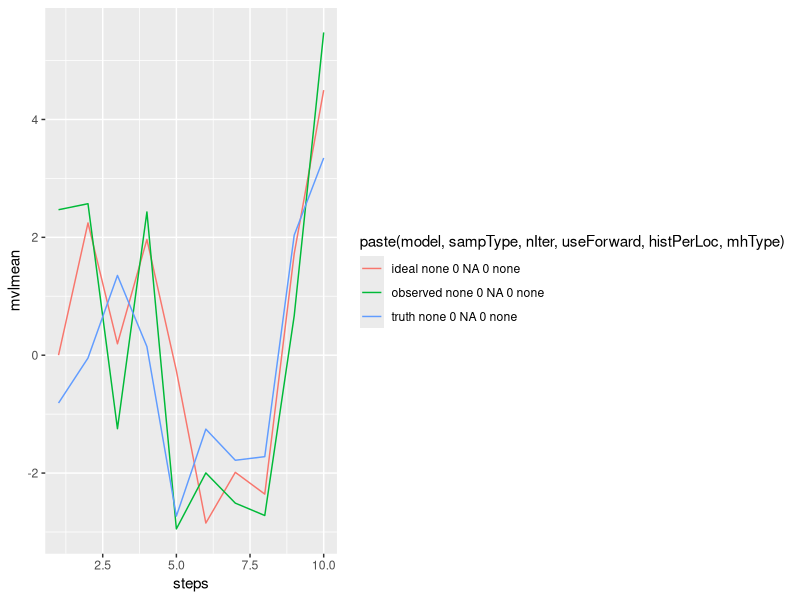
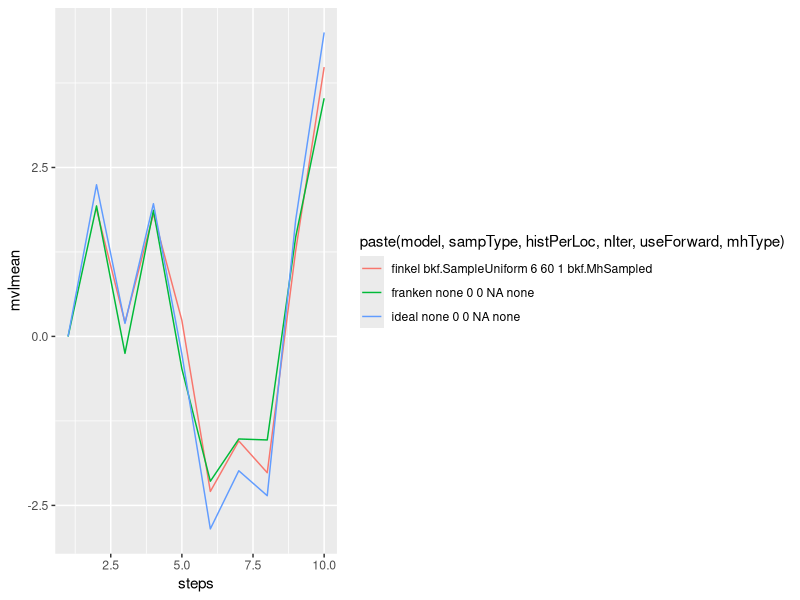
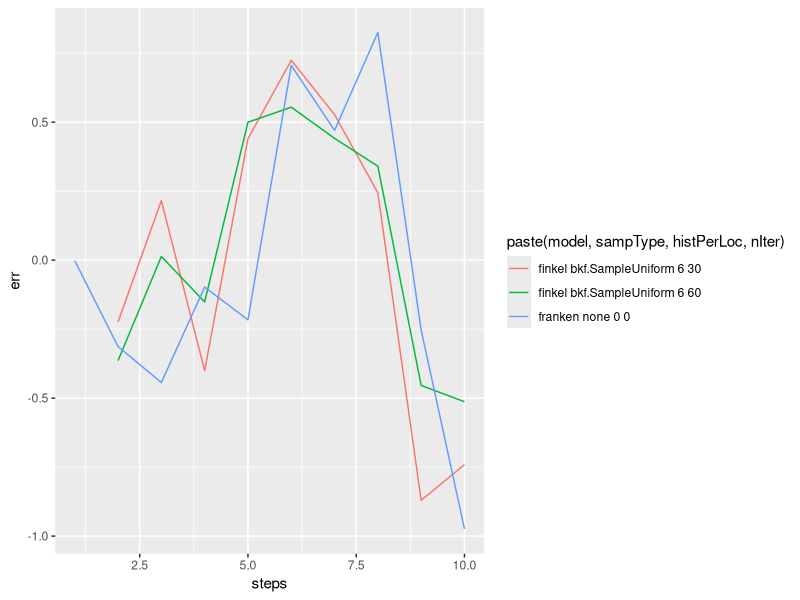
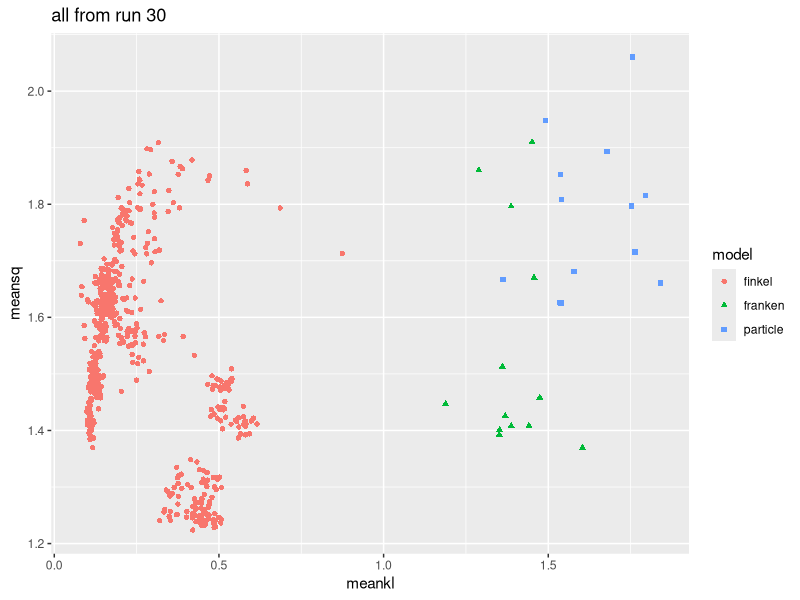
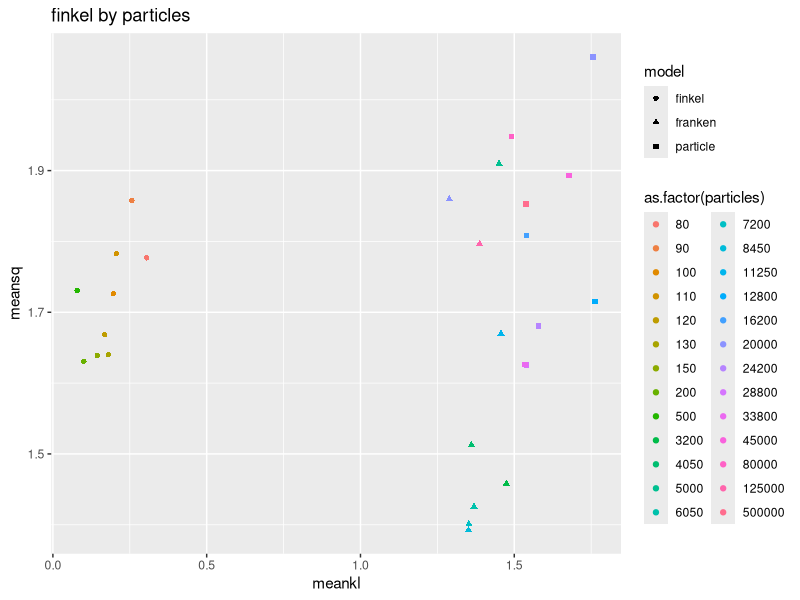
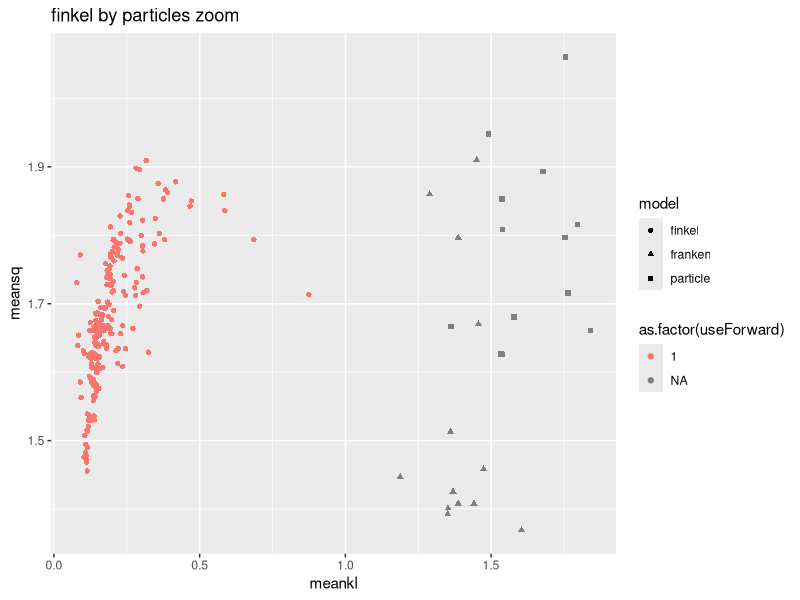
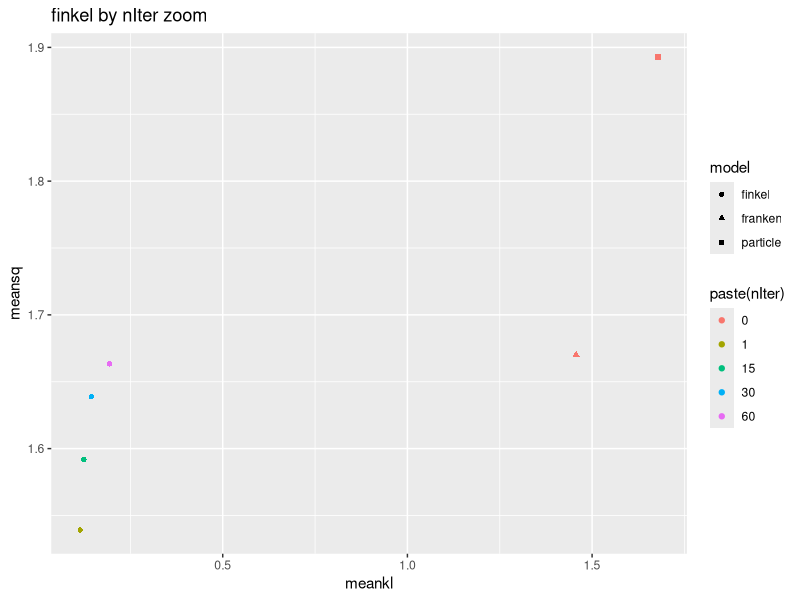
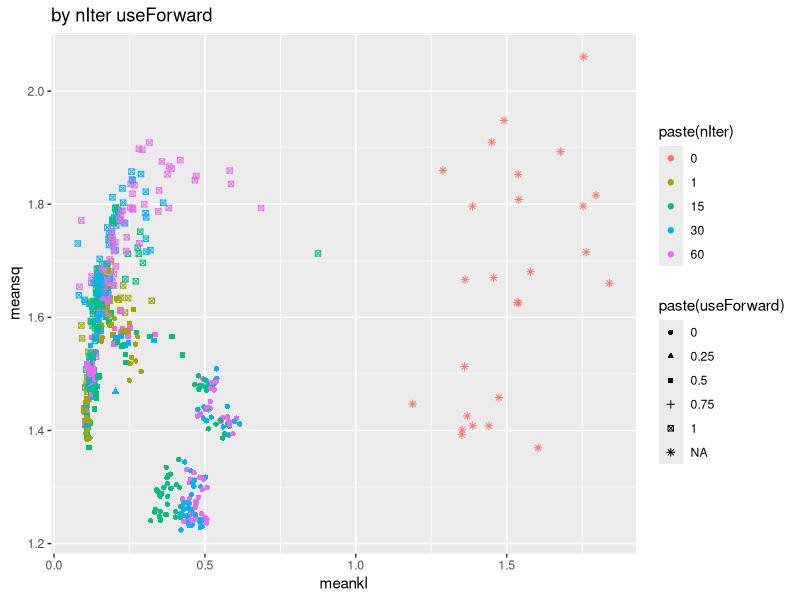

Generate these figures, in order, with R: (Note: this script raises an error after producing the figures.)
library(ggplot2)
library(data.table)

pd = position_dodge(20)

runs = fread("newtest6.csv")
runs = fread("newtest1.csv")
runs = rbind(runs,fread("newtest2.csv"))
runs = rbind(runs,fread("newtest3.csv"))
runs = rbind(runs,fread("newtest4.csv"))
runs = rbind(runs,fread("newtest5.csv"))
runs = rbind(runs,fread("newtest6.csv"))
runs[,i:=.I]
starts = runs[model=="truth"&steps==1,i]
worldnum = Vectorize(function(i) {sum(i>=starts)})
runs[,worldid:=worldnum(i)]



runs[model != "finkel",nIter:=0]
unique(runs[,worldid])
# tracks over time of everything
wid = 15
ggplot(runs[worldid==wid&model %in% c("ideal", "observed", "truth"),],aes(y=mvlmean,x=steps,color=paste(model,sampType,nIter,useForward,histPerLoc,mhType))) + geom_line() 

# tracks over time of all 3 algorithms
ggplot(runs[worldid==wid&model %in% c("ideal", "finkel", "franken")&nIter!=30,],aes(y=mvlmean,x=steps,color=paste(model,sampType,histPerLoc,nIter,useForward,mhType))) + geom_line() 

# calculate differences
#getidealmean = Vectorize(function(astep,wid) {runs[worldid==wid&model=="ideal"&steps==astep,mvlmean]})
runs[,idealmean:=mvlmean[match(T,(model=="ideal"))],by=list(worldid,steps)]
runs[,err:=mvlmean-idealmean]
ggplot(runs[worldid==wid&model %in% c("finkel", "franken")],aes(y=err,x=steps,color=paste(model,sampType,histPerLoc,nIter))) + geom_line() 
runs[,sum(err^2),by=paste(model,sampType,histPerLoc,nIter)]

runs = runs[model!="",]



runs[is.na(sampType),`:=`(sampType="none",mhType="none")]




runs[model=="particle",particles:=npf]
runs[model=="franken",particles:=nfapf]
runs[model=="finkel",particles:=nfp]
runs[model=="ideal",particles:=1]

#runs = rbind(runs,runs3)
runmeans = runs[useForward %in% c(NA,1),list(meankl=mean(kl),sdkl=sd(kl),
                                             meancov=mean(covdiv),sdcov=sd(covdiv),
                                             meandiff=mean(meandiv),sddiff=sd(meandiv),
                                             meantime=mean(runtime),meansq=mean(sqerr,na.rm=T)),
                by=list(model,dimension,steps,particles,nIter,histPerLoc,sampType,mhType,useForward)]
arunmeans = runs[,list(meankl=mean(kl),sdkl=sd(kl),
                                             meancov=mean(covdiv),sdcov=sd(covdiv),
                                             meandiff=mean(meandiv),sddiff=sd(meandiv),
                                             meantime=mean(runtime),meansq=mean(sqerr,na.rm=T)),
                by=list(model,dimension,steps,particles,nIter,histPerLoc,sampType,mhType,useForward)]
runmeans2 = runs[useForward %in% c(NA,1),list(meankl=mean(kl),sdkl=sd(kl),
                                              meancov=mean(covdiv),sdcov=sd(covdiv),
                                              meandiff=mean(meandiv),sddiff=sd(meandiv),
                                              meantime=mean(runtime,na.rm=T),meansq=mean(sqerr,na.rm=T)),
                 by=list(model,dimension,particles,nIter,histPerLoc,sampType,mhType,useForward)] #no steps
allrunmeans2 = runs[,list(meankl=mean(kl),sdkl=sd(kl),
                                              meancov=mean(covdiv),sdcov=sd(covdiv),
                                              meandiff=mean(meandiv),sddiff=sd(meandiv),
                                              meantime=mean(runtime,na.rm=T),meansq=mean(sqerr,na.rm=T)),
                 by=list(model,dimension,particles,nIter,histPerLoc,sampType,mhType,useForward)] #no steps




rf = runmeans[model=="finkel"|model=="ideal",]
rnf = runmeans2[model!="finkel",]

nicepar = function(d=allrunmeans2) {d[sampType %in% c("none","bkf.SampleLog") & d[,mhType] %in% c("none","bkf.MhCompromise"),]}
#nicedim = function(dim) {dim == 48}
nicehpl = function(d=allrunmeans2) {d[histPerLoc %in% c(0,6),]}
niceit = function(d=allrunmeans2) {d[nIter %in% c(0,30),]}
nicehpl = function(d=allrunmeans2) {d[histPerLoc %in% c(0,6),]}
nicen = function(d=allrunmeans2) {d[particles %in% c(150,45000,11250),]}
nicen2 = function(d=allrunmeans2) {d[particles %in% c(100,20000,5000),]}
nicefw = function(d=allrunmeans2) {d[useForward %in% c(NA,1.),]}
nicedim = function(d=allrunmeans2) {d[dimension==48,]}
niceval = function(d=allrunmeans2) {d[meankl<50&meansq<50,]}


nice = function(...,d=allrunmeans2) {
  myargs = sapply(substitute(list(...)),as.character) #includes a spurious "list" but who cares.
  ma = myargs
  if ("not" %in% myargs) {
    myargs = setdiff(c("par", "hpl", "it", "n", "fw", "dim", "val"),myargs)
  }
  if ("par" %in% myargs) {
    d = nicepar(d)
  }
  if ("hpl" %in% myargs) {
    d = nicehpl(d)
  }
  if ("it" %in% myargs) {
    d = niceit(d)
  }
  if ("n" %in% myargs) {
    if ("alt" %in% ma) {
      d = nicen2(d)
    } else {
      d = nicen(d)
    }
  }
  if ("fw" %in% myargs) {
    d = nicefw(d)
  }
  if ("dim" %in% myargs) {
    d = nicedim(d)
  }
  if ("val" %in% myargs) {
    d = niceval(d)
  }
  d
}

qplot(meankl,meansq,data=nice(val),shape=model,color=model,
          main="all from run 30")

qplot(meankl,meansq,data=nice(not,n),shape=model,color=as.factor(particles),
          main="finkel by particles")
qplot(meankl,meansq,data=nice(fw,val),shape=model,color=as.factor(useForward),
          main="finkel by particles zoom")
#qplot(meankl,meansq,data=runmeans[meankl<5&meankl>0&meansq<50,],shape=model,color=as.factor(steps),main="finkel by steps zoom")
          #finkel by steps zoom
qplot(meankl,meansq,data=nice(not,it),shape=model,color=paste(nIter),
          main="finkel by nIter zoom")


qplot(meankl,meansq,data=allrunmeans2[meankl<5&meankl>0&meansq<50,],shape=paste(useForward),color=paste(nIter),main=
        "by nIter useForward ")
#qplot(meankl,meansq,data=runmeans[model=="finkel"&meankl<5&meankl>0&meansq<50,],shape=paste(useForward),color=paste(nIter),main=
 #       "finkel by nIter useForward ")
qplot(meancov,meankl,data=nice(not,it,fw,dim),shape=paste(useForward),color=paste(nIter),main=
        "meancov by nIter useForward ")
qplot(meansq,meankl,data=nice(not,it,fw,dim),shape=paste(useForward),color=paste(nIter),main=
        "sqerr by nIter useForward ")
qplot(meansq,meankl,data=nice(not,it,fw,dim,alt),shape=paste(useForward),color=paste(nIter),main=
        "sqerr by nIter useForward fewer")
qplot(meandiff,meancov,data=nice(not,it,fw,dim),shape=paste(useForward),color=paste(nIter),main=
        "finkel by nIter useForward ")

qplot(meansq,meancov,data=nice(not,it,fw,dim,d=runmeans),shape=paste(useForward),size=1,linetype=paste(useForward,nIter),group=paste(useForward,nIter),main=
        "finkel by nIter useForward allsteps") + geom_path(size=1)

qplot(meankl,meansq,data=runmeans[meankl<5&meankl>0&meansq<50,],shape=model,color=as.factor(sampType),
      main="finkel by sampType zoom")

qplot(meankl,meansq,data=runmeans[meankl<5&meankl>0&meansq<50,],shape=model,color=as.factor(mhType),
      main="finkel by mhType zoom")
qplot(meankl,meansq,data=runmeans2[meankl<5&meankl>0&meansq<50,],shape=model,color=as.factor(mhType),
      main="finkel by mhType zoom")

qplot(meankl,meansq,data=runmeans[meankl<5&meankl>0&meansq<50,],shape=model,color=paste(histPerLoc,nIter),
      main="finkel by histPerLoc zoom")
qplot(meankl,meansq,data=runmeans2[meankl<5&meankl>0&meansq<50,],shape=model,color=paste(histPerLoc,nIter),
      main="finkel by histPerLoc zoom")

qplot(meankl,meansq,data=runmeans[meankl<5&meankl>0&meansq<50,],shape=model,color=as.factor(paste(sampType,mhType)),
      main="finkel by samp/mh zoom")
qplot(meankl,meansq,data=rf[meankl<5&sampType=="bkf.SampleLog"&mhType=="bkf.MhCompromise",],shape=as.factor(nIter),color=as.factor(particles),size=steps,
      main="log/compromise by nIter/particles")
qplot(meankl,meandiff,data=runmeans[meankl<50&(model!="finkel"|(sampType=="bkf.SampleLog"&mhType=="bkf.MhCompromise")),],shape=model,color=paste(as.factor(pmin(particles,1001)),nIter),
      main="nonfinkel plus log/compromise by nIter/particles")





runs[is.na(sampType),sampType:="NA"]
runs[model !="finkel",sampType:="none"]

runs[is.na(histPerLoc),histPerLoc:=0]
runs[is.na(nIter),nIter:=0]

times= lm(runtime ~ model + nIter + sampType + particles + particles*model + I(particles**2*(model=="finkel")), runs)
times= lm(runtime ~ model + nIter + histPerLoc + I(histPerLoc*nIter) + sampType + particles + particles*model + I(particles**2*(model=="finkel")) + I(histPerLoc*nIter*(sampType=="compromise2.1..log7.5_20")), runs)
summary(times)

runs[,invpart:=1/sqrt(particles)]
runs[,invIter1:=exp(-nIter/50)]
runs[,invIter2:=exp(-nIter/500)]
runs[,invIter1:=exp(-nIter/50)]
runs[,invIter2:=exp(-nIter/500)]
runs[,lkl:=log(kl)]
errors = lm(lkl ~ model + invpart + invpart*model + histPerLoc + sampType + invIter1 + invIter2,runs)
summary(errors)

nona = copy(runs)
nona[is.na(histPerLoc),histPerLoc:=0]

table(rf[,list(meankl<10,sampType)])
table(rf[,list(meankl<10,histPerLoc)])
table(rf[,list(meankl<10,steps)])
table(rf[,list(meankl<10,nfp)])
table(runmeans[,list(meankl<10,model)])



























#for 33 and on

runs = fread("filtertest37.csv", fill=TRUE)
runs = runs[model=="finkel",]
runs = rbind(runs,fread("filtertest36.csv", fill=TRUE))
runs = rbind(runs,fread("filtertest38.csv", fill=TRUE))
runs = rbind(runs,fread("filtertest39.csv", fill=TRUE))
#runs = rbind(runs,fread("filtertest40.csv", fill=TRUE))
runs = rbind(runs,fread("filtertest41.csv", fill=TRUE))
runs = rbind(runs,fread("filtertesty.csv", fill=TRUE))


runs2 = fread("filtertest40.csv", fill=TRUE)
runs = rbind(runs,runs2)

#above is largely focused on 400/.85. Now, some 600/.7:
runs = fread("filtertesty.csv", fill=TRUE)




runs[,params:=paste(sampType,mhType)]




runs[model=="particle",particles:=npf]
runs[model=="franken",particles:=nfapf]
runs[model=="finkel",particles:=nfp]
runs[model=="ideal",particles:=1]

#runs = rbind(runs,runs3)
runmeans = runs[,list(meankl=mean(kl),sdkl=sd(kl),
                      meancov=mean(covdiv),sdcov=sd(covdiv),
                      meandiff=mean(meandiv),sddiff=sd(meandiv),
                      meantime=mean(runtime),meansq=mean(sqerr,na.rm=T)),
                by=list(model,dimension,steps,particles,nIter,histPerLoc,sampType,mhType,params)]
runmeans2 = runs[,list(meankl=mean(kl),sdkl=sd(kl),
                       meancov=mean(covdiv),sdcov=sd(covdiv),
                       meandiff=mean(meandiv),sddiff=sd(meandiv),
                       meantime=mean(runtime,na.rm=T),meansq=mean(sqerr,na.rm=T)),
                 by=list(model,particles,nIter,histPerLoc,sampType,mhType,params)] #no steps




rf = runmeans[model=="finkel"|model=="ideal",]
rnf = runmeans2[model!="finkel",]

equilib = runmeans[steps>7,list(kl=mean(meankl),sq=mean(meansq)),by=list(model,params,sampType,mhType)]

# x=time, y=meansq
ggplot(data=nice(not,it,d=arunmeans),aes(x=steps,y=meansq,shape=factor(nIter),
                                              group=paste(model,particles,sampType,mhType,nIter,histPerLoc))
) + geom_path(aes(linetype=model)) + geom_point(aes(color=steps)) 


ggplot(data=equilib,aes(x=sqrt(kl),y=sqrt(sq),color=paste(model,sampType),shape=mhType)) + geom_point()

ggplot(data=runmeans[order(model,steps),],aes(x=meankl,y=meansq,shape=model,
                                              group=paste(model,particles,sampType,mhType,nIter,histPerLoc))
) + geom_path(aes(linetype=model)) + geom_point(aes(color=steps))

ggplot(data=runmeans[,],aes(x=sqrt(meankl),y=sqrt(meansq),shape=model,group=model)
) + geom_path(aes(linetype=model,color=model)
) + geom_point(
) 

ggplot(data=runmeans[model=="finkel"&nIter>10,],aes(x=sqrt(meankl),y=sqrt(meansq),shape=params,group=params)
) + geom_path(aes(linetype=params,color=params)
) + geom_point(aes(color=params)
) 

ggplot(data=runmeans[model=="finkel"&particles==400&nIter>10,],aes(x=sqrt(meankl),y=sqrt(meansq),group=paste(params,particles,nIter,histPerLoc))
) + geom_path(aes(linetype=params,color=params)
) + geom_point(aes(color=params,shape=factor(histPerLoc))
) 


ggplot(data=runmeans[model=="ideal"|(particles==400&nIter>10),],aes(x=sqrt(meankl),y=sqrt(meansq),group=paste(model,params,particles,nIter,histPerLoc,dimension))
) + geom_path(aes(linetype=params,color=params)
) + geom_point(aes(color=params,shape=factor(histPerLoc))
) 


ggplot(data=runmeans[model=="ideal"|(particles>300&nIter>10&params=="bkf.SampleLog bkf.MhCompromise"),],aes(x=sqrt(meankl),y=sqrt(meansq),group=paste(model,params,particles,nIter,histPerLoc,dimension))
) + geom_path(aes(linetype=factor(nIter),color=factor(nIter))
) + geom_point(aes(shape=factor(histPerLoc))
)
#+ scale_x_continuous(limits=c(0,10)) + scale_y_continuous(limits=c(0,8))



ggplot(data=runmeans[model!="finkel"|(nIter==70&particles==800),],aes(x=sqrt(meankl),y=sqrt(meansq),shape=paste(mhType,sampType),group=model)
) + geom_path(aes(linetype=model,color=model)
) + geom_point(
) 




ggplot(data=runmeans[model=="franken",],aes(x=sqrt(meankl),y=sqrt(meansq),shape=model,group=model)
) + geom_path(aes(linetype=model,color=factor(particles))
) + geom_point(
) 

+ scale_x_continuous(limits=c(0,20)) + scale_y_continuous(limits=c(1,10))


qplot(sqrt(meankl),meansq,data=runmeans[,],color=model,main="zoom 30 colors")


qplot(sqrt(meankl),sqrt(meansq),data=runmeans2[,],shape=paste(model,nIter),color=log(particles),main="finkel by particles")



qplot(sqrt(meankl),sqrt(meansq),data=runmeans[,],shape=model,color=as.factor(particles),main="finkel by particles")
qplot(sqrt(meankl),sqrt(meansq),data=runmeans[,],shape=model,color=as.factor(particles),main="finkel by particles zoom")
qplot(sqrt(meankl),sqrt(meansq),data=runmeans[,],shape=model,color=as.factor(steps),main="finkel by steps zoom")
qplot(sqrt(meankl),sqrt(meansq),data=runmeans[,],shape=model,color=as.factor(nIter),main="finkel by nIter zoom")
qplot(sqrt(meankl),sqrt(meansq),data=runmeans[,],shape=model,color=as.factor(sampType),main="finkel by sampType zoom")
qplot(sqrt(meankl),sqrt(meansq),data=runmeans[,],shape=model,color=as.factor(mhType),main="finkel by mhType zoom")
qplot(sqrt(meankl),sqrt(meansq),data=runmeans[,],shape=model,color=as.factor(histPerLoc),main="finkel by histPerLoc zoom")
qplot(sqrt(meankl),sqrt(meansq),data=runmeans[,],shape=model,color=as.factor(paste(sampType,mhType)),main="finkel by samp/mh zoom")
qplot(sqrt(meankl),sqrt(meansq),data=runmeans[,],shape=model,color=as.factor(paste(sampType,mhType)),main="finkel by samp/mh zoom")
qplot(sqrt(meankl),sqrt(meansq),data=rf[sampType=="bkf.SampleLog"&mhType=="bkf.MhCompromise",],shape=as.factor(nIter),color=as.factor(particles),size=steps,main="log/compromise by nIter/particles")
qplot(sqrt(meankl),sqrt(meansq),data=runmeans[(model!="finkel"|(sampType=="bkf.SampleLog"&mhType=="bkf.MhCompromise")),],shape=model,color=as.factor(pmin(particles,1001)),main="nonfinkel plus log/compromise by nIter/particles")



